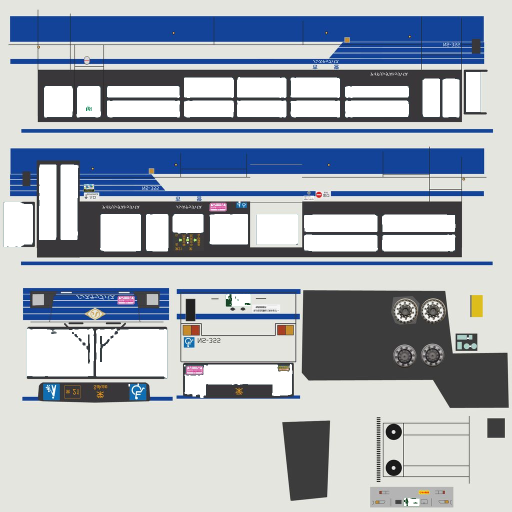
#> input picture assets/veh_bus_0.png, 1024 x 1024 px, given in place of veh_bus_0.jpg, which was not available (shown at 1/2 size)
$ python bus_windows.py ../../assets/veh_bus_0.png
#> lines starting #> are read from the running program, lines starting #| are printed output that depends on the picture; after the words box and inside, x2 and y2 are one past the last pixel; in counts of white or black regions, pixels touching at a corner belong together
# বাসের টেক্সচারে আঁকা জানালা কেটে ফেলা (আলফা ০) আর আলাদা কাচের মাস্ক বানানো
# vconv.py দিয়ে বাস আবার বানালে এটা চালাতে হবে: python3 tools/vehicles/bus_windows.py assets
import sys, json
import numpy as np
from PIL import Image, ImageFilter
d = sys.argv[1]
src = f'{d}/veh_bus_0.jpg'
a = np.array(Image.open(src).convert('RGB')).astype(int); R, G, B = a[..., 0], a[..., 1], a[..., 2]
#> after `a = np.array(Image.open(src).convert('RGB')).astype(int)`:
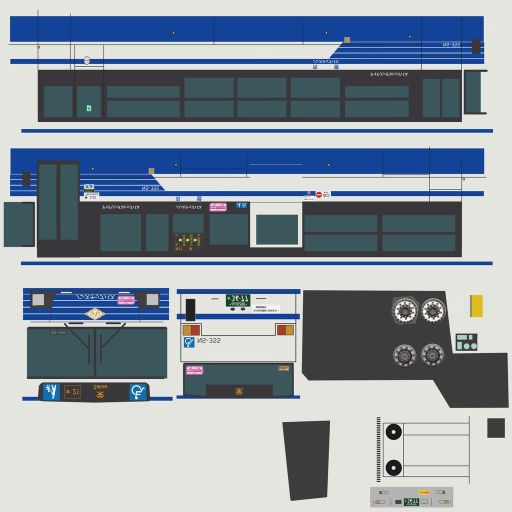
#> a: shape (1024, 1024, 3) int64 (shown at 1/2 size); mean R, G, B 141.3, 152.5, 162.7
#> after `R, G, B = (a[..., 0], a[..., 1], a[..., 2])`:
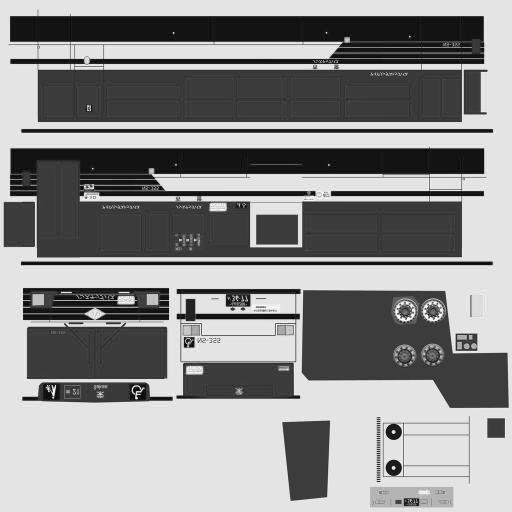
#> R: shape (1024, 1024) int64 (shown at 1/2 size); min 0, max 255, mean 141.3
#> after `R, G, B = (a[..., 0], a[..., 1], a[..., 2])`:
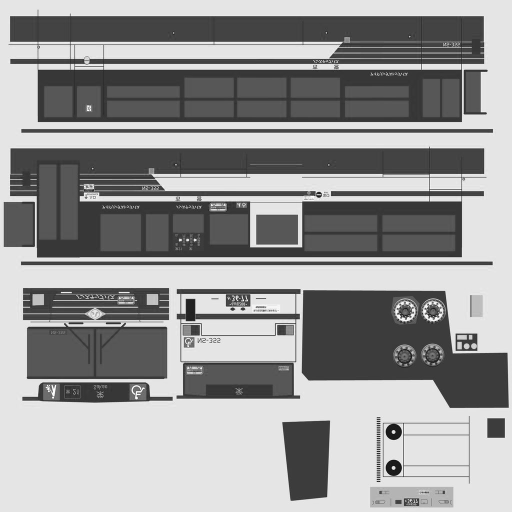
#> G: shape (1024, 1024) int64 (shown at 1/2 size); min 0, max 255, mean 152.5
#> after `R, G, B = (a[..., 0], a[..., 1], a[..., 2])`:
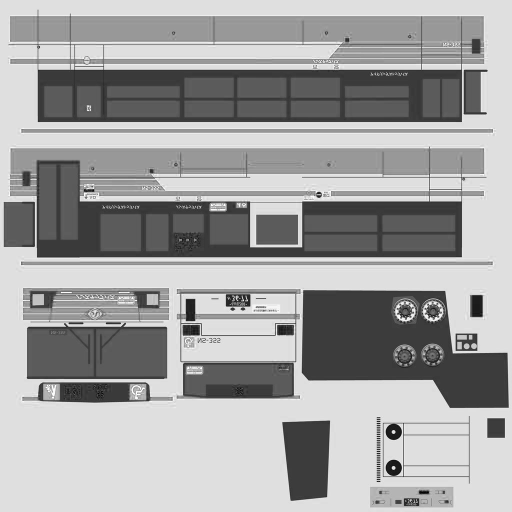
#> B: shape (1024, 1024) int64 (shown at 1/2 size); min 0, max 255, mean 162.7
lum = (R + G + B) / 3
m = ((G > R + 12) & (np.abs(G - B) < 28) & (lum > 40) & (lum < 140)).astype(np.uint8) * 255  # সবুজাভ-নীল কালচে কাচ
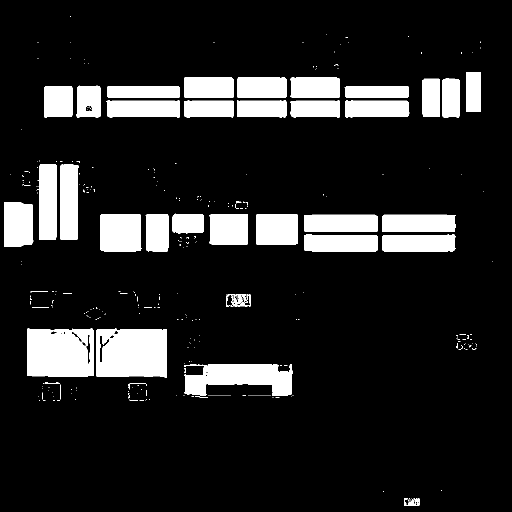
#> m: shape (1024, 1024) (shown at 1/2 size); 13.7% white; 356 white regions (315 under 20 px), largest, box (x1, y1, x2, y2) and area: (192, 657, 334, 756) 12972, (54, 657, 188, 753) 12102, (368, 728, 585, 792) 9215
mi = Image.fromarray(m).filter(ImageFilter.MaxFilter(3)).filter(ImageFilter.MinFilter(5)).filter(ImageFilter.MaxFilter(3))
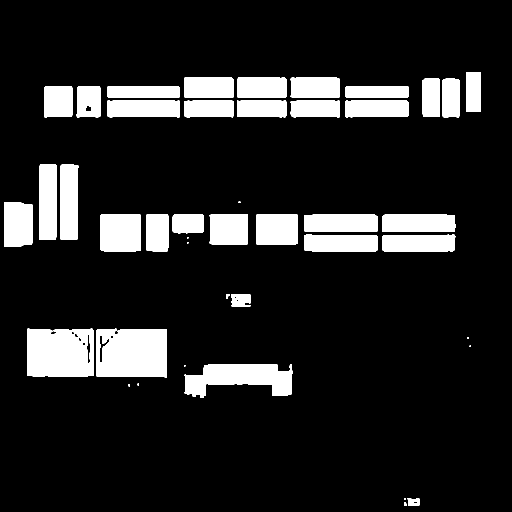
#> mi: PIL image 1024x1024 L (shown at 1/2 size); 13.7% white; 43 white regions (9 under 20 px), largest, box (x1, y1, x2, y2) and area: (192, 657, 334, 756) 13046, (54, 657, 188, 753) 12204, (369, 728, 585, 796) 9221
rgba = np.array(Image.open(src).convert('RGBA')); rgba[..., 3] = np.where(np.array(mi) > 128, 0, 255).astype(np.uint8)
#> further down, rgba is the input picture: shape (1024, 1024, 4); mean R, G, B, A 141.3, 152.5, 162.7, 220.2
Image.fromarray(rgba).save(f'{d}/veh_bus_0.png', optimize=True)
mi.convert('L').resize((512, 512)).save(f'{d}/veh_bus_win.png', optimize=True)
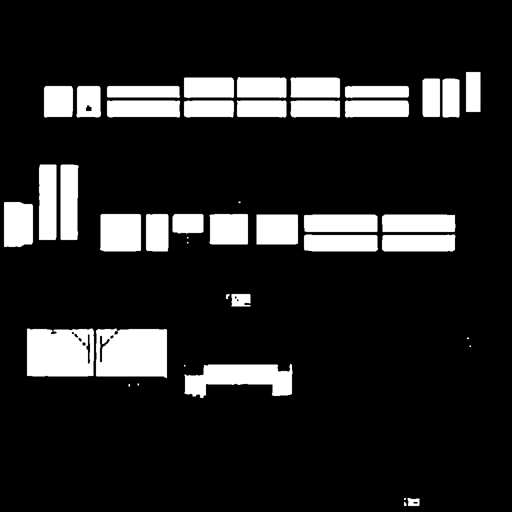
#> saved as veh_bus_win.png: PIL image 512x512 L; min 0, max 255, mean 34.9
#> (the run stopped early here; a loop or call above may not have finished)

$ run again, with assets/player_hair.png copied over assets/veh_bus_0.png
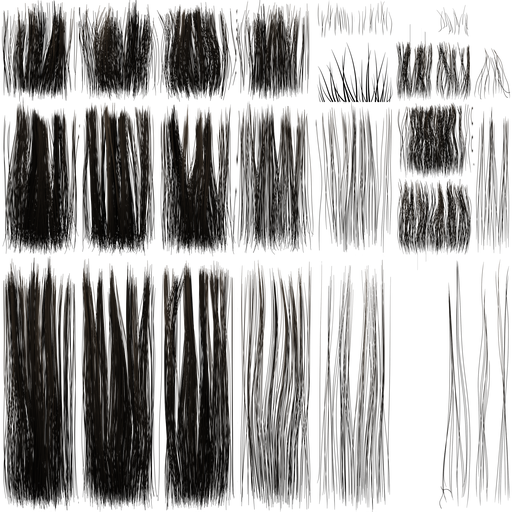
#> input picture assets/player_hair.png, 512 x 512 px, given in place of veh_bus_0.jpg, which was not available
#> `a = np.array(Image.open(src).convert('RGB')).astype(int)`:
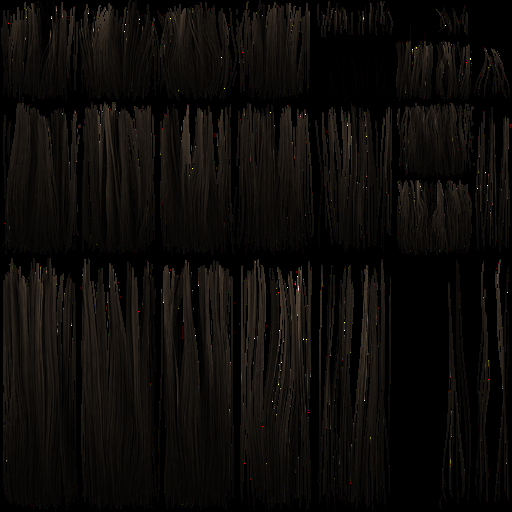
#> a: shape (512, 512, 3) int64; mean R, G, B 12.9, 10.7, 8.4
#> m: shape (512, 512); every value is 0
#> rgba is the input picture: shape (512, 512, 4); mean R, G, B, A 12.9, 10.7, 8.4, 95
